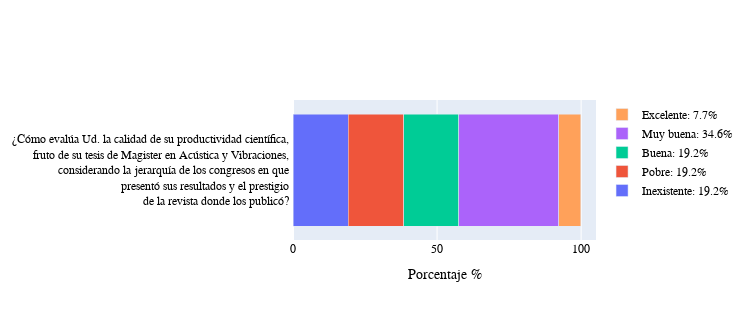

The notebook cell saved with this chart:
### Markdown cell above
## ¿Cómo evalúa la calidad de su <span style="color:#AC1212">*productividad*</span> fruto de su tesis de Magister en Acústica y Vibraciones, considerando la jerarquía de los congresos en que presentó sus resultados y el prestigio de la revista donde los publicó?

Las opiniones podían ser:

Activar  | Opinión
---: |---: 
->  | Excelente
->  | Muy buena
->  | Buena
->  | Pobre
->  | Inexistente

### Code cell
path_file_sorted    = 'egresados_sorted_sin.xlsx'
tesis_eval(path_file_sorted)

### Figure 1 — Plotly figure (JSON) as saved in the notebook; plotly's stock layout.template omitted (floating-point values rounded to 4 significant figures)
{"data": [{"name": "Inexistente: 19.2%", "orientation": "h", "type": "bar", "x": [19.2], "y": ["¿Cómo evalúa Ud. la calidad de su productividad científica, <br> fruto de su tesis de Magister en Acústica y Vibraciones, <br> considerando la jerarquía de los congresos en que <br> presentó sus resultados y el prestigio <br> de la revista donde los publicó? "]}, {"name": "Pobre: 19.2%", "orientation": "h", "type": "bar", "x": [19.2], "y": ["¿Cómo evalúa Ud. la calidad de su productividad científica, <br> fruto de su tesis de Magister en Acústica y Vibraciones, <br> considerando la jerarquía de los congresos en que <br> presentó sus resultados y el prestigio <br> de la revista donde los publicó? "]}, {"name": "Buena: 19.2%", "orientation": "h", "type": "bar", "x": [19.2], "y": ["¿Cómo evalúa Ud. la calidad de su productividad científica, <br> fruto de su tesis de Magister en Acústica y Vibraciones, <br> considerando la jerarquía de los congresos en que <br> presentó sus resultados y el prestigio <br> de la revista donde los publicó? "]}, {"name": "Muy buena: 34.6%", "orientation": "h", "type": "bar", "x": [34.6], "y": ["¿Cómo evalúa Ud. la calidad de su productividad científica, <br> fruto de su tesis de Magister en Acústica y Vibraciones, <br> considerando la jerarquía de los congresos en que <br> presentó sus resultados y el prestigio <br> de la revista donde los publicó? "]}, {"name": "Excelente: 7.7%", "orientation": "h", "type": "bar", "x": [7.7], "y": ["¿Cómo evalúa Ud. la calidad de su productividad científica, <br> fruto de su tesis de Magister en Acústica y Vibraciones, <br> considerando la jerarquía de los congresos en que <br> presentó sus resultados y el prestigio <br> de la revista donde los publicó? "]}], "layout": {"barmode": "stack", "font": {"color": "black", "family": "Rockwell", "size": 12}, "height": 320, "legend": {"title": {"font": {"color": "green"}}}, "title": {"font": {"color": "black", "family": "Rockwell", "size": 14}, "text": ""}, "width": 750, "xaxis": {"title": {"text": "Porcentaje %"}}}}
